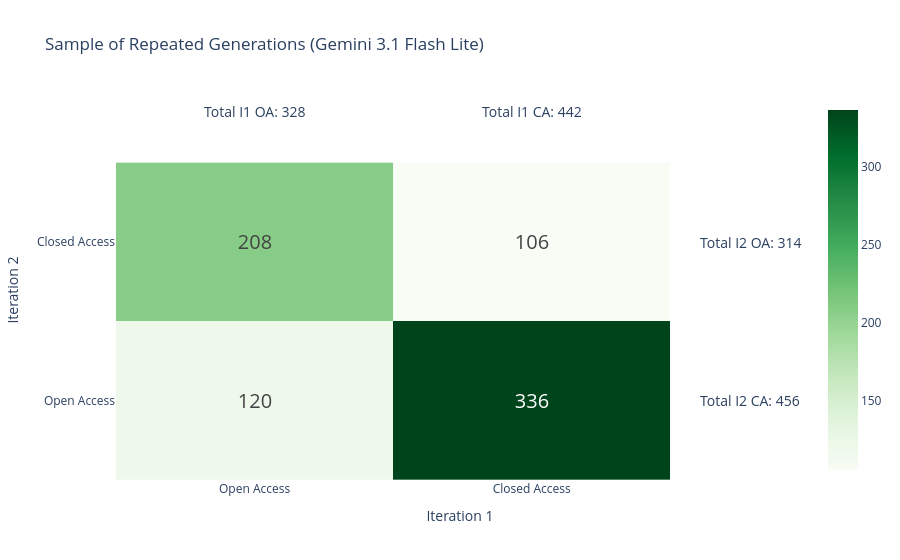

The notebook cell saved with this chart:
### Code cell
matches = 0
rough = 0
open_closed = [[0,0],[0,0]]
for paper in gemini_papers_iter0_comp.to_dict(orient="records"):
    #print(paper)
    for paper2 in gemini_papers_iter1.to_dict(orient="records"):
        if paper["Index"] == paper2["Index"] and paper["SourceID"] == paper2["SourceID"]:
            if paper["DOI"] == paper2["DOI"] and paper["DOI"] != "NO DOI":
                matches += 1
            open_closed[not paper["Open Access"]][not paper2["Open Access"]] += 1
        if paper["SourceID"] == paper2["SourceID"] and paper["DOI"] == paper2["DOI"] and paper["DOI"] != "NO DOI":
            rough += 1

print(matches)
print(rough)
print(open_closed)

fig = go.Figure(data=go.Heatmap(
                     z=[[open_closed[1][0], open_closed[1][1]], [open_closed[0][0], open_closed[0][1]]],
                     x=["Open Access", "Closed Access"],
                     y=["Open Access", "Closed Access"],
                     colorscale="Greens"),
                        layout=go.Layout(
                            title=f"Sample of Repeated Generations (Gemini 3.1 Flash Lite)",
                            xaxis_title="Iteration 1",
                            yaxis_title="Iteration 2"
                        ))
fig.update_layout(title=f"Sample of Repeated Generations (Gemini 3.1 Flash Lite)")

fig.update_traces(text=[[open_closed[1][0], open_closed[1][1]], [open_closed[0][0], open_closed[0][1]]], texttemplate="%{text}", textfont={"size": 20})
fig.update_layout(xaxis=dict(tickmode='array', tickvals=[0, 1], ticktext=["Open Access", "Closed Access"]),
                  yaxis=dict(tickmode='array', tickvals=[0, 1], ticktext=["Open Access", "Closed Access"]))
fig.add_annotation(x=1.6, y=1, text=f"Total I2 OA: {open_closed[0][0] + open_closed[0][1]}", showarrow=False, font=dict(size=14), xanchor='left')
fig.add_annotation(x=1.6, y=0, text=f"Total I2 CA: {open_closed[1][0] + open_closed[1][1]}", showarrow=False, font=dict(size=14), xanchor='left')
fig.add_annotation(x=0, y=1.75, text=f"Total I1 OA: {open_closed[0][0] + open_closed[1][0]}", showarrow=False, font=dict(size=14), yanchor='bottom')
fig.add_annotation(x=1, y=1.75, text=f"Total I1 CA: {open_closed[0][1] + open_closed[1][1]}", showarrow=False, font=dict(size=14), yanchor='bottom')
fig.update_layout(plot_bgcolor = "white")
fig.show()
print(open_access_matrix)

### Figure 1 — Plotly figure (JSON) as saved in the notebook; plotly's stock layout.template omitted (floating-point values rounded to 4 significant figures)
{"data": [{"colorscale": [[0.0, "rgb(247,252,245)"], [0.125, "rgb(229,245,224)"], [0.25, "rgb(199,233,192)"], [0.375, "rgb(161,217,155)"], [0.5, "rgb(116,196,118)"], [0.625, "rgb(65,171,93)"], [0.75, "rgb(35,139,69)"], [0.875, "rgb(0,109,44)"], [1.0, "rgb(0,68,27)"]], "x": ["Open Access", "Closed Access"], "y": ["Open Access", "Closed Access"], "z": [[120, 336], [208, 106]], "type": "heatmap", "textfont": {"size": 20}, "text": [[120, 336], [208, 106]], "texttemplate": "%{text}"}], "layout": {"title": {"text": "Sample of Repeated Generations (Gemini 3.1 Flash Lite)"}, "xaxis": {"title": {"text": "Iteration 1"}, "tickmode": "array", "tickvals": [0, 1], "ticktext": ["Open Access", "Closed Access"]}, "yaxis": {"title": {"text": "Iteration 2"}, "tickmode": "array", "tickvals": [0, 1], "ticktext": ["Open Access", "Closed Access"]}, "annotations": [{"font": {"size": 14}, "showarrow": false, "text": "Total I2 OA: 314", "x": 1.6, "xanchor": "left", "y": 1}, {"font": {"size": 14}, "showarrow": false, "text": "Total I2 CA: 456", "x": 1.6, "xanchor": "left", "y": 0}, {"font": {"size": 14}, "showarrow": false, "text": "Total I1 OA: 328", "x": 0, "y": 1.75, "yanchor": "bottom"}, {"font": {"size": 14}, "showarrow": false, "text": "Total I1 CA: 442", "x": 1, "y": 1.75, "yanchor": "bottom"}], "plot_bgcolor": "white"}}
